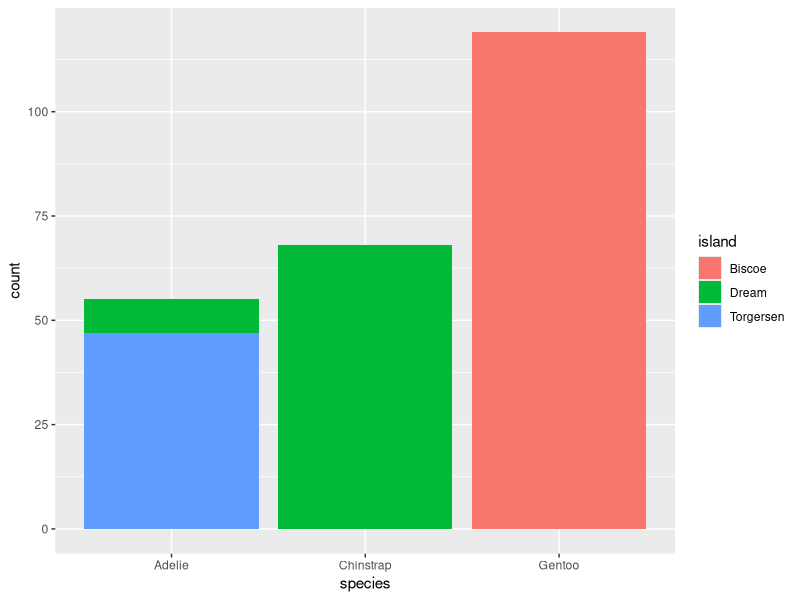
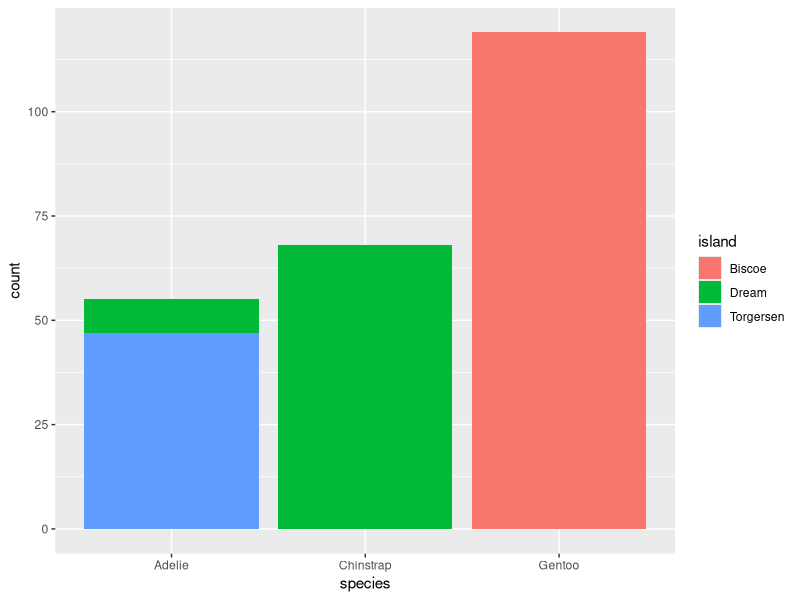
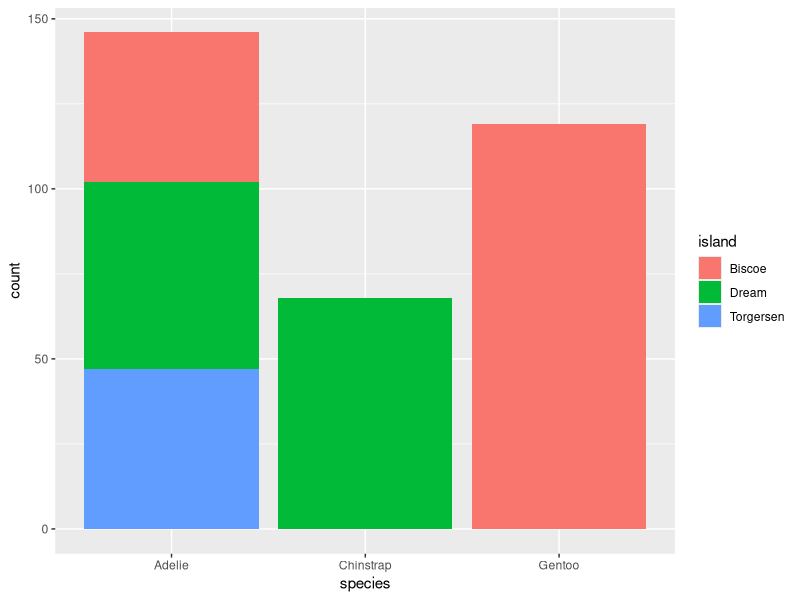
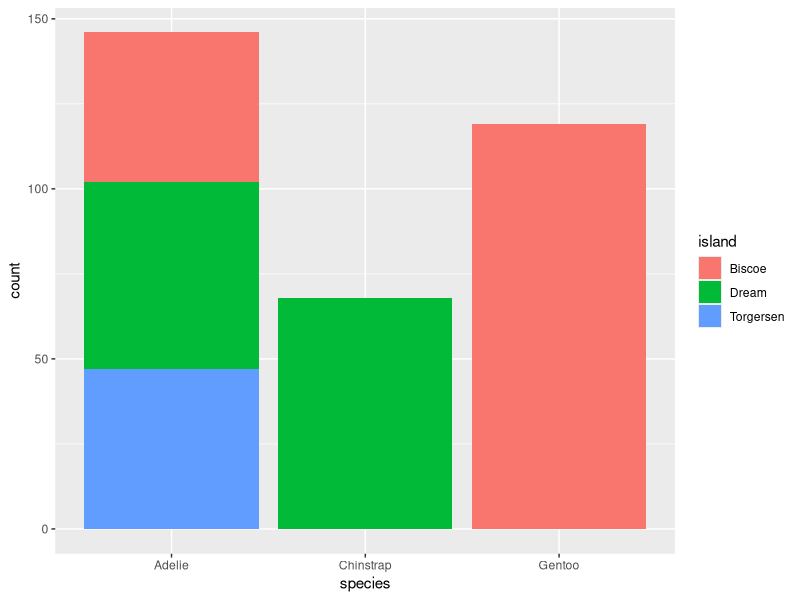
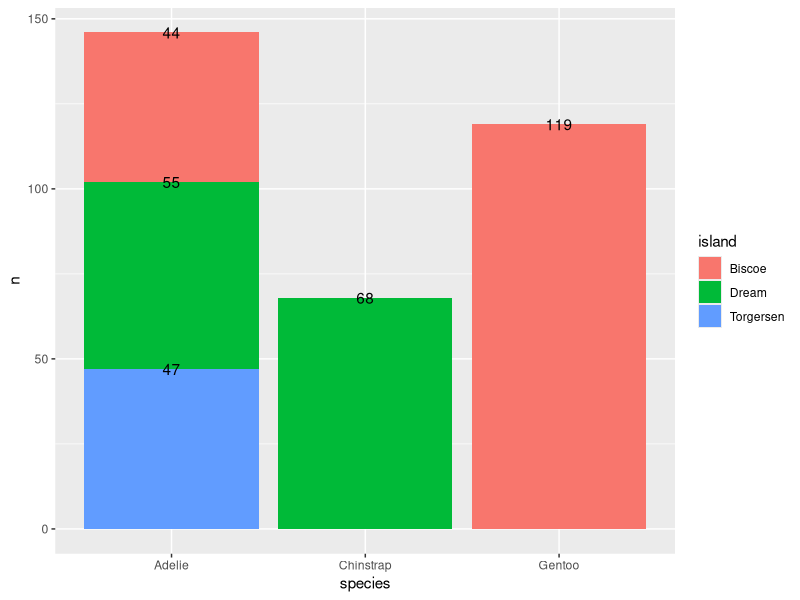
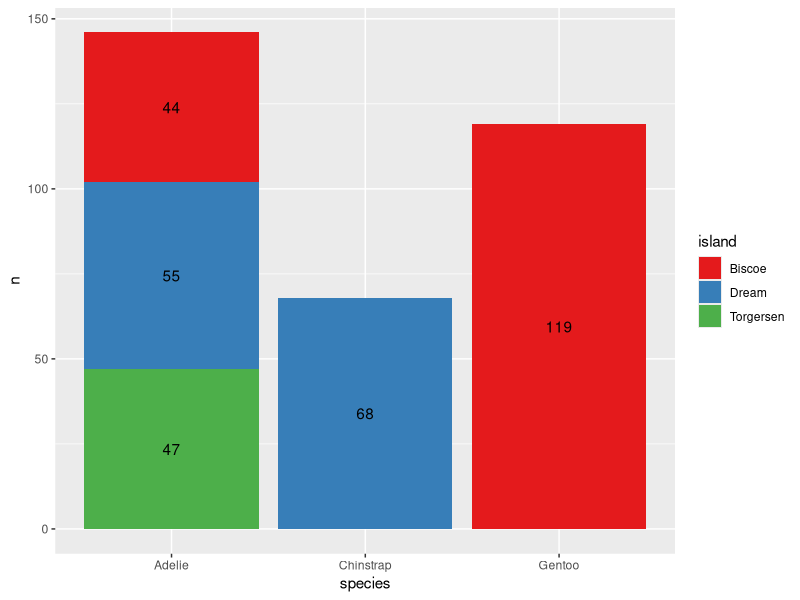
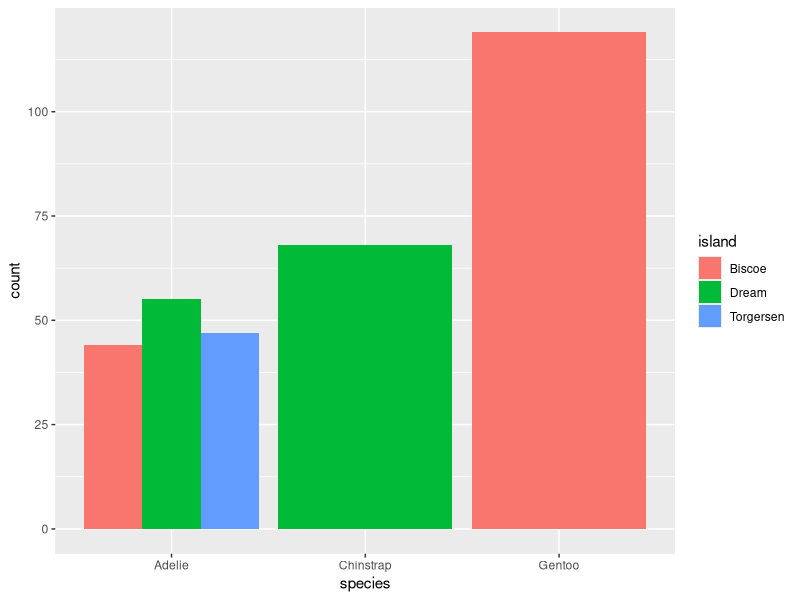
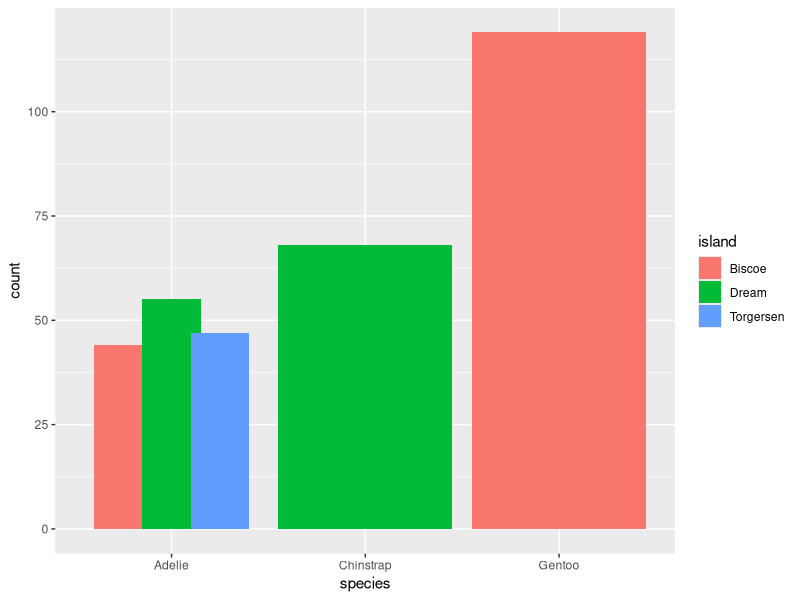

Write the R code that produced these figures, in order.
## ---- chunk 1
library(tidyverse)
library(palmerpenguins)
penguins <- penguins %>% drop_na()
## ---- chunk 2
penguins %>% 
  ggplot(aes(x = species, fill = island)) +
  geom_bar(position = "identity") 


penguins %>% 
  ggplot(aes(x = species, fill = island)) +
  geom_bar(position = position_identity())
## ---- chunk 3
penguins %>% 
  ggplot(aes(x = species, fill = island)) +
  geom_bar(position = "stack")  # Default


penguins %>% 
  ggplot(aes(x = species, fill = island)) +
  geom_bar(position = position_stack())
## ---- chunk 4
penguins %>% 
  count(species, island) %>% 
  ggplot(aes(x = species, y = n, fill = island)) +
  geom_col(position = position_stack()) +
  geom_text(aes(label = n), position = position_stack())
## ---- chunk 5
penguins %>% 
  count(species, island) %>% 
  ggplot(aes(x = species, y = n, fill = island)) +
  geom_col(position = position_stack()) +
  geom_text(aes(label = n), position = position_stack(vjust = 0.5)) +
  scale_fill_brewer(palette = "Set1")
## ---- chunk 6
penguins %>% 
  ggplot(aes(x = species, fill = island)) +
  geom_bar(position = "dodge")    # Dodging island: side by side


penguins %>% 
  ggplot(aes(x = species, fill = island)) +
  geom_bar(position = position_dodge(width = 0.75))
## ---- chunk 7
penguins %>% 
  ggplot(aes(x = species, fill = island)) +
  geom_bar(position = "dodge2")   


penguins %>% 
  ggplot(aes(x = species, fill = island)) +
  geom_bar(position = position_dodge2())    


penguins %>% 
  ggplot(aes(x = species, fill = island)) +
  geom_bar(position = position_dodge2(preserve = "total"))  # Preserve total bar (same width)

penguins %>% 
  ggplot(aes(x = species, fill = island)) +
  geom_bar(position = position_dodge2(preserve = "single"))  # Preserve single bar (same width)
## ---- chunk 8
penguins %>% 
  ggplot(aes(x = species, y = bill_length_mm)) +
  geom_point(position = "identity") 

penguins %>% 
  ggplot(aes(x = species, y = bill_length_mm)) +
  geom_point(position = position_identity()) 


penguins %>% 
  ggplot(aes(x = species, y = bill_length_mm)) +
  geom_point(position = "jitter") 


penguins %>% 
  ggplot(aes(x = species, y = bill_length_mm)) +
  geom_point(position = position_jitter(width = 0.1)) 


penguins %>% 
  ggplot(aes(x = species, y = bill_length_mm)) +
  geom_jitter()
## ---- chunk 9
penguins %>% 
  ggplot(aes(x = species, y = bill_length_mm, color = sex)) +
  geom_boxplot(position = position_dodge(width = 0.9)) +
  geom_point(position = position_jitterdodge(jitter.width = 0.9))
## ---- chunk 10
penguins %>% 
  ggplot(aes(x = species, y = bill_length_mm, color = sex)) +
  geom_boxplot(position = position_dodge(width = 0.9)) +
  geom_jitter(position = position_jitterdodge(jitter.width = 0.9))
## ---- chunk 11
penguins %>% 
  count(species) %>% 
  ggplot(aes(x = species, y = n)) +
  geom_point() +
  geom_text(aes(label = species))

penguins %>% 
  count(species) %>% 
  ggplot(aes(x = species, y = n)) +
  geom_point() +
  geom_text(aes(label = species), position = position_nudge(y = -2))


# 上面的写法，可以偷懒的写成常见的形式
penguins %>% 
  count(species) %>% 
  ggplot(aes(x = species, y = n)) +
  geom_point() +
  geom_text(aes(label = species), nudge_y = -2)
